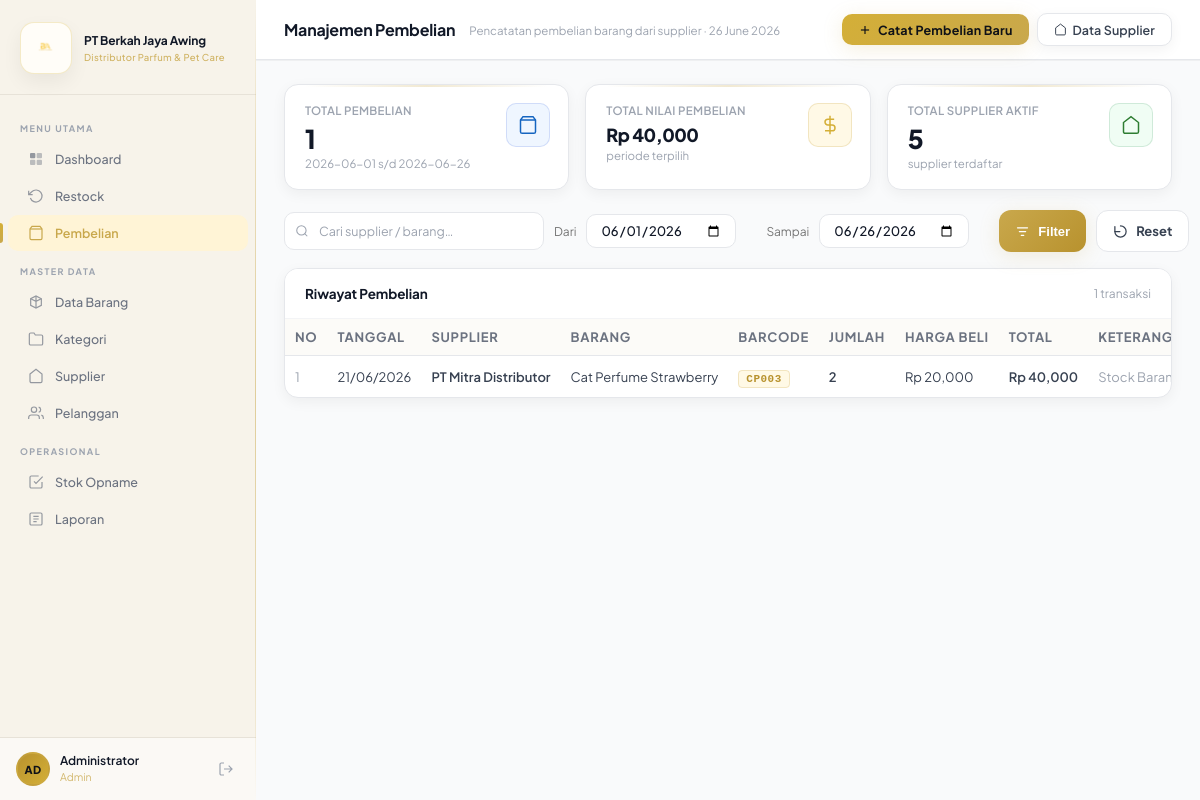
The page /pembelian.php (signed in) on the database its author committed.
### tables this page shows
CREATE TABLE `pembelian` (
  `id` int(11) NOT NULL,
  `id_supplier` int(11) NOT NULL,
  `id_barang` int(11) NOT NULL,
  `jumlah` int(11) NOT NULL,
  `harga_beli` int(11) NOT NULL,
  `total` int(11) NOT NULL,
  `keterangan` text DEFAULT NULL,
  `jatuh_tempo` date DEFAULT NULL,
  `tanggal` datetime NOT NULL,
  `status` enum('lunas','hutang') DEFAULT 'lunas'
);

CREATE TABLE `supplier` (
  `id` int(11) NOT NULL,
  `nama` varchar(150) NOT NULL,
  `email` varchar(100) DEFAULT NULL,
  `telepon` varchar(20) DEFAULT NULL,
  `alamat` text DEFAULT NULL,
  `created_at` timestamp NOT NULL DEFAULT current_timestamp()
);

CREATE TABLE `barang` (
  `id` int(11) NOT NULL,
  `nama_barang` varchar(100) DEFAULT NULL,
  `barcode` varchar(50) DEFAULT NULL,
  `id_kategori` int(11) DEFAULT NULL,
  `id_supplier` int(11) DEFAULT NULL,
  `harga_beli` int(11) DEFAULT 0,
  `harga_jual` int(11) DEFAULT 0,
  `stok` int(11) DEFAULT 0,
  `min_stok` int(11) DEFAULT 5,
  `created_at` timestamp NOT NULL DEFAULT current_timestamp(),
  `updated_at` timestamp NULL DEFAULT current_timestamp() ON UPDATE current_timestamp(),
  `gambar` varchar(100) DEFAULT 'default.jpg'
);

### koneksi.php (called while the page is built, shortened)
<?php
if (!function_exists('escStr')) {
    function escStr($conn, $v) {
        return mysqli_real_escape_string($conn, trim((string)$v));
    }
}

### pembelian.php (the view, shortened to what this page needs)
<?php
require_once 'koneksi.php';
$dari   = escStr($conn, $_GET['dari']   ?? date('Y-m-01'));
$sampai = escStr($conn, $_GET['sampai'] ?? date('Y-m-d'));
$search = escStr($conn, $_GET['q']      ?? '');
$where = "WHERE DATE(pb.tanggal) BETWEEN '$dari' AND '$sampai'";
$data = mysqli_query($conn, "
    SELECT
        pb.*,
        s.nama AS nama_supplier,
        b.nama_barang,
        b.barcode
    FROM pembelian pb
    JOIN supplier s  ON s.id  = pb.id_supplier
    JOIN barang   b  ON b.id  = pb.id_barang
    $where
    ORDER BY pb.id DESC
");
$totalPembelian = mysqli_fetch_assoc(mysqli_query($conn,
    "SELECT COUNT(*) c FROM pembelian pb
     JOIN supplier s ON s.id = pb.id_supplier
     JOIN barang b ON b.id = pb.id_barang
     $where"
))['c'];
$totalNilai = mysqli_fetch_assoc(mysqli_query($conn,
    "SELECT COALESCE(SUM(pb.total),0) t FROM pembelian pb
     JOIN supplier s ON s.id = pb.id_supplier
     JOIN barang b ON b.id = pb.id_barang
     $where"
))['t'];
$supplierList = mysqli_query($conn, "SELECT * FROM supplier ORDER BY nama ASC");
$sRows = [];
while ($s = mysqli_fetch_assoc($supplierList)) $sRows[] = $s;
?>
<!DOCTYPE html>
<html lang="id">
<head>
  <link rel="stylesheet" href="css/style.css"/>
  <link rel="stylesheet" href="css/pembelian.css"/>
</head>
<body>
<div class="app">
  <?php include 'sidebar.php'; ?>
  <div class="main">
    <div class="topbar">
      <div class="topbar-left">
        <h2>Manajemen Pembelian</h2>
        <p>Pencatatan pembelian barang dari supplier · <?= date('d F Y') ?></p>
      </div>
      <div class="topbar-actions">
        <button class="tb-btn primary" onclick="openFormModal()">
          <svg width="14" height="14" fill="none" viewBox="0 0 24 24">
            <line x1="12" y1="5" x2="12" y2="19" stroke="currentColor" stroke-width="2"/>
            <line x1="5" y1="12" x2="19" y2="12" stroke="currentColor" stroke-width="2"/>
          </svg>
          Catat Pembelian Baru
        </button>
        <a href="supplier.php" class="tb-btn">
          <svg width="13" height="13" fill="none" viewBox="0 0 24 24">
            <path d="M3 9l9-7 9 7v11a2 2 0 01-2 2H5a2 2 0 01-2-2z"
                  stroke="currentColor" stroke-width="1.8" fill="none"/>
          </svg>
          Data Supplier
        </a>
      </div>
    </div>
    <div class="content">
      <div class="stats-grid pembelian-stats">
        <div class="stat-card">
          <div class="stat-icon icon-blue">
            <svg width="20" height="20" fill="none" viewBox="0 0 24 24">
              <path d="M6 2L3 6v14a2 2 0 002 2h14a2 2 0 002-2V6l-3-4z"
                    stroke="#1565C0" stroke-width="1.8" fill="none"/>
              <line x1="3" y1="6" x2="21" y2="6" stroke="#1565C0" stroke-width="1.8"/>
            </svg>
          </div>
          <div class="stat-label">Total Pembelian</div>
          <div class="stat-val"><?= number_format($totalPembelian) ?></div>
          <div class="stat-sub"><?= $dari ?> s/d <?= $sampai ?></div>
        </div>
        <div class="stat-card">
          <div class="stat-icon icon-gold">
            <svg width="20" height="20" fill="none" viewBox="0 0 24 24">
              <line x1="12" y1="1" x2="12" y2="23" stroke="#D4AF37" stroke-width="1.8"/>
              <path d="M17 5H9.5a3.5 3.5 0 000 7h5a3.5 3.5 0 010 7H6"
                    stroke="#D4AF37" stroke-width="1.8" fill="none"/>
            </svg>
          </div>
          <div class="stat-label">Total Nilai Pembelian</div>
          <div class="stat-val pembelian-nilai">Rp <?= number_format($totalNilai) ?></div>
          <div class="stat-sub">periode terpilih</div>
        </div>
        <div class="stat-card">
          <div class="stat-icon icon-green">
            <svg width="20" height="20" fill="none" viewBox="0 0 24 24">
              <path d="M3 9l9-7 9 7v11a2 2 0 01-2 2H5a2 2 0 01-2-2z"
                    stroke="#2e7d32" stroke-width="1.8" fill="none"/>
            </svg>
          </div>
          <div class="stat-label">Total Supplier Aktif</div>
          <div class="stat-val"><?= count($sRows) ?></div>
          <div class="stat-sub">supplier terdaftar</div>
        </div>
      </div>
     <form method="GET" class="toolbar pembelian-toolbar">
        <div class="search-box">
          <input type="text" name="q" placeholder="Cari supplier / barang…"
                 value="<?= htmlspecialchars($search) ?>">
        </div>
        <label class="pembelian-label">Dari</label>
        <input type="date" name="dari" class="form-input pembelian-date"
               value="<?= $dari ?>">
        <label class="pembelian-label">Sampai</label>
        <input type="date" name="sampai" class="form-input pembelian-date"
               value="<?= $sampai ?>">
       <div class="filter-actions">
<button class="btn-filter">
<svg width="15" height="15" fill="none" viewBox="0 0 24 24">
<path d="M4 6H20M7 12H17M10 18H14"
stroke="currentColor"
stroke-width="2"
stroke-linecap="round"/>
</svg>
Filter
</button>
<a href="pembelian.php" class="btn-reset">
<svg width="15" height="15" fill="none" viewBox="0 0 24 24">
<path d="M3 12a9 9 0 109-9"
stroke="currentColor"
stroke-width="2"
stroke-linecap="round"/>
<polyline points="3 4 3 12 11 12"
stroke="currentColor"
stroke-width="2"
stroke-linecap="round"
stroke-linejoin="round"/>
</svg>
Reset
</a>
</div>
      </form>
      <div class="card">
        <div class="card-header">
          <span class="card-title">Riwayat Pembelian</span>
          <span class="text-muted pembelian-count"><?= $totalPembelian ?> transaksi</span>
        </div>
        <div class="table-scroll">
          <table>
            <thead>
              <tr>
                <th>No</th>
                <th>Tanggal</th>
                <th>Supplier</th>
                <th>Barang</th>
                <th>Barcode</th>
                <th>Jumlah</th>
                <th>Harga Beli</th>
                <th>Total</th>
                <th>Keterangan</th>
              </tr>
            </thead>
            <tbody>
              <?php
              $no  = 1;
              while ($r = mysqli_fetch_assoc($data)):
              ?>
              <tr>
                <td class="text-muted"><?= $no++ ?></td>
                <td><?= date('d/m/Y', strtotime($r['tanggal'])) ?></td>
                <td class="fw-600"><?= htmlspecialchars($r['nama_supplier']) ?></td>
                <td><?= htmlspecialchars($r['nama_barang']) ?></td>
                <td><span class="barcode-tag"><?= htmlspecialchars($r['barcode']) ?></span></td>
                <td class="fw-600"><?= number_format($r['jumlah']) ?></td>
                <td>Rp <?= number_format($r['harga_beli']) ?></td>
                <td class="fw-600">Rp <?= number_format($r['total']) ?></td>
                <td class="text-muted"><?= htmlspecialchars($r['keterangan'] ?: '-') ?></td>
              </tr>
              <?php endwhile; ?>
            </tbody>
          </table>
        </div>
      </div>
    </div>
  </div>
</div>
</body>
</html>

### css/pembelian.css (style rules this page uses)
.pembelian-stats { grid-template-columns:repeat(3,1fr); }
.pembelian-nilai { font-size:18px; }
.pembelian-toolbar { margin-bottom:16px; }
.pembelian-label { font-size:12px; color:#757575; white-space:nowrap; }
.pembelian-date { width:150px; height:34px; }
.pembelian-count { font-size:12px; }
.table-scroll { overflow-x:auto; }

### rows shown on the page
pembelian: tanggal "21/06/2026", id_supplier.nama "PT Mitra Distributor", id_barang.nama_barang "Cat Perfume Strawberry", id_barang.barcode "CP003", jumlah "2", harga_beli "20,000", total "40,000", keterangan "Stock…"

### other values the page prints
substr($nama, 0, 2) "AD"
$nama "Administrator"
$role "Admin"
$totalPembelian "1"
$dari "2026-06-01"
$sampai "2026-06-26"
$totalNilai "40,000"
count($sRows) "5"
